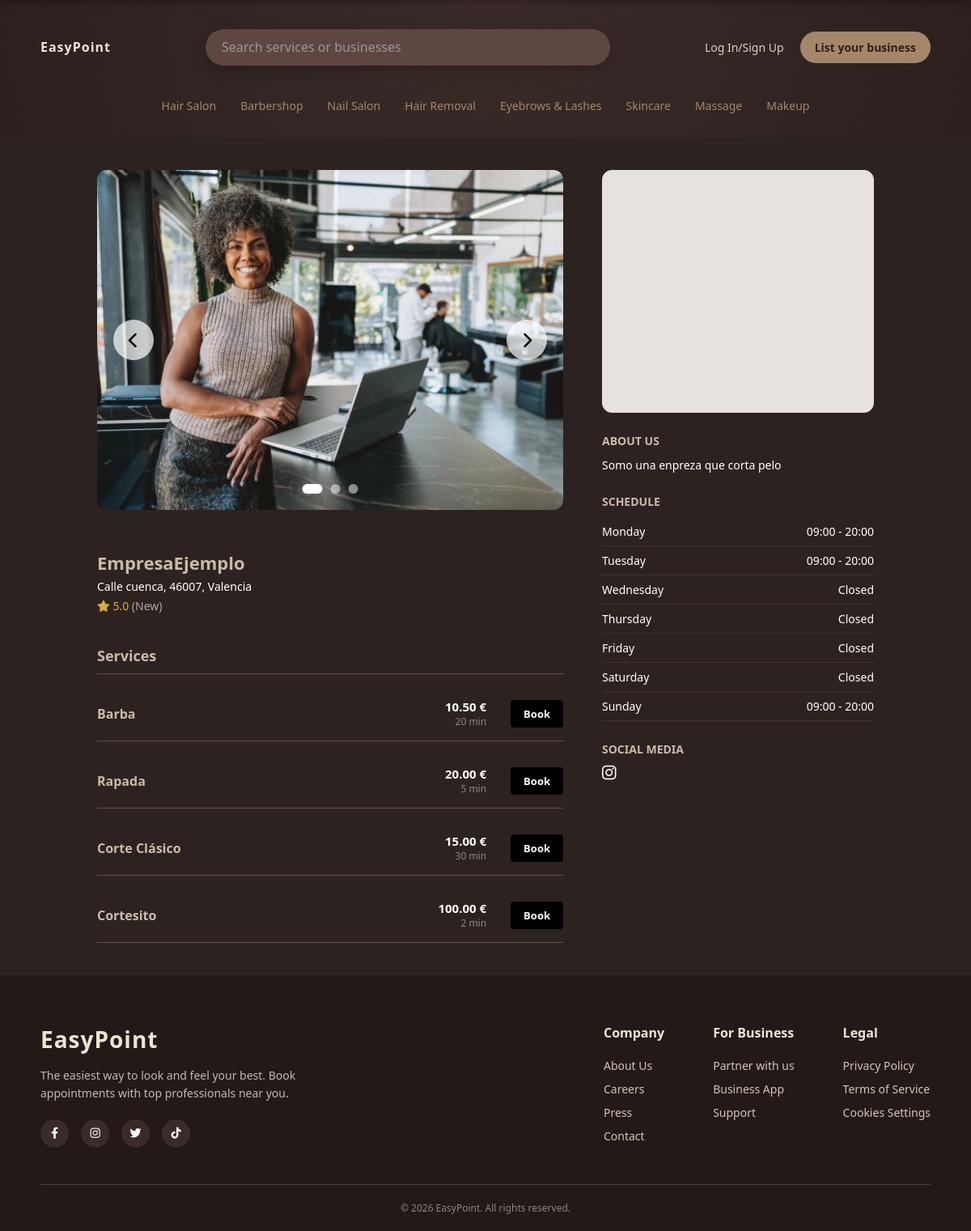
The app's page /index.php?action=view_business&id=61 with its own data.
### tables this page shows
CREATE TABLE `business_gallery` (
  `id` int NOT NULL,
  `business_profile_id` int NOT NULL,
  `image_url` varchar(255) NOT NULL,
  `is_main` tinyint(1) DEFAULT '0'
);

CREATE TABLE `business_profiles` (
  `id` int NOT NULL,
  `user_id` int NOT NULL,
  `description` text,
  `business_type` varchar(50) DEFAULT 'General',
  `logo_url` varchar(255) DEFAULT NULL,
  `banner_url` varchar(255) DEFAULT NULL,
  `opening_hours` json DEFAULT NULL,
  `website` varchar(100) DEFAULT NULL,
  `instagram_link` varchar(255) DEFAULT NULL,
  `facebook_link` varchar(255) DEFAULT NULL,
  `twitter_link` varchar(255) DEFAULT NULL,
  `tiktok_link` varchar(255) DEFAULT NULL,
  `created_at` timestamp NULL DEFAULT CURRENT_TIMESTAMP,
  `updated_at` timestamp NULL DEFAULT CURRENT_TIMESTAMP ON UPDATE CURRENT_TIMESTAMP,
  `is_public` tinyint(1) DEFAULT '0'
);

CREATE TABLE `users` (
  `id` int NOT NULL,
  `username` varchar(50) NOT NULL,
  `email` varchar(100) NOT NULL,
  `password` varchar(255) NOT NULL,
  `role` enum('admin','user','store') DEFAULT 'user',
  `is_confirmed` tinyint(1) DEFAULT '0',
  `token` varchar(100) DEFAULT NULL,
  `created_at` timestamp NULL DEFAULT CURRENT_TIMESTAMP,
  `business_name` varchar(100) DEFAULT NULL,
  `address` varchar(255) DEFAULT NULL,
  `postal_code` varchar(10) DEFAULT NULL,
  `phone` varchar(20) DEFAULT NULL,
  `city` varchar(100) DEFAULT NULL
);

CREATE TABLE `services` (
  `id` int NOT NULL,
  `user_id` int NOT NULL,
  `name` varchar(100) NOT NULL,
  `price` decimal(10,2) NOT NULL,
  `duration` int NOT NULL,
  `created_at` timestamp NULL DEFAULT CURRENT_TIMESTAMP
);

### views/business-service.php (the view, shortened to what the rows shown need)
<?php
require_once __DIR__ . '/../models/Service.php';
require_once __DIR__ . '/../models/user.php';
$storeId = $_GET['id'];
$userModel = new User();
$store = $userModel->getFullProfile($storeId);
$serviceModel = new Service();
$storeServices = $serviceModel->getAllByUserId($storeId);
?>
<!DOCTYPE html>
<html lang="es">
<head>
    <link href="https://cdnjs.cloudflare.com/ajax/libs/font-awesome/6.0.0/css/all.min.css" rel="stylesheet">
    <link rel="stylesheet" href="../public/css/styles-business-service.css">
</head>
<body>
    <header>
        <nav class="navigation-bar">
            <div class="logo"><a href="/index.php">EasyPoint</a></div>
            <div class="search-bar">
                <input type="text" class="search-input" placeholder="Search services or businesses">
            </div>
            <div class="user-menu">
                <?php if (isset($_SESSION['user_id']) && $_SESSION['role'] === 'user'): ?>
                    <a href="../index.php?action=dashboard">
                        <span class="user-link">
                            Welcome, <strong><?php echo htmlspecialchars($_SESSION['username']); ?></strong>
                        </span></a>
                    <a href="#" class="business-button" onclick="openStoreModal(event)">List your business</a>
                    <a href="../index.php?action=logout" class="logout-link">Logout</a>
                <?php else: ?>
                    <a href="../index.php?action=login" class="login-link">Log In/Sign Up</a>
                    <a href="#" class="business-button" onclick="openStoreModal(event)">List your business</a>
                <?php endif; ?>
            </div>
        </nav>
        <ul class="category-list">
                <li><a href="index.php?category=Hair Salon" class="cat-link">Hair Salon</a></li>
                <li><a href="index.php?category=Barbershop" class="cat-link">Barbershop</a></li>
                <li><a href="index.php?category=Nail Salon" class="cat-link">Nail Salon</a></li>
                <li><a href="index.php?category=Hair Removal" class="cat-link">Hair Removal</a></li>
                <li><a href="index.php?category=Eyebrows & Lashes" class="cat-link">Eyebrows & Lashes</a></li>
                <li><a href="index.php?category=Skincare" class="cat-link">Skincare</a></li>
                <li><a href="index.php?category=Massage" class="cat-link">Massage</a></li>
                <li><a href="index.php?category=Makeup" class="cat-link">Makeup</a></li>
            </ul>
    </header>
    <div class="main-container">
<div class="left-panel">
    <div class="gallery-carousel-wrapper">
        <div class="carousel-main">
                    <button class="carousel-control prev" id="btnPrev">
                        <i class="fas fa-chevron-left"></i>
                    </button>
                    <button class="carousel-control next" id="btnNext">
                        <i class="fas fa-chevron-right"></i>
                    </button>
                    <div class="carousel-track" id="carouselTrack">
                        <?php if (!empty($galleryImages)): ?>
                            <?php foreach ($galleryImages as $image): ?>
                                <div class="carousel-slide">
                                    <img src="/public/<?php echo htmlspecialchars($image['image_url']); ?>"
                                         alt="Gallery Image">
                                </div>
                            <?php endforeach; ?>
                        <?php else: ?>
                            <div class="carousel-slide">
                                <img src="../public/assets/images/img-resource-1.jpeg" alt="Default Image">
                            </div>
                        <?php endif; ?>
                    </div>
                    <div class="carousel-dots" id="carouselDots">
                        </div>
                </div>
            </div>
            <div class="business-title">
                <h1><?php echo htmlspecialchars($store['business_name']); ?></h1>
                <p>
                    <?php
                    $parts = [];
                    if (!empty($store['address']))
                        $parts[] = $store['address'];
                    if (!empty($store['postal_code']))
                        $parts[] = $store['postal_code'];
                    if (!empty($store['city']))
                        $parts[] = $store['city'];
                    echo htmlspecialchars(implode(', ', $parts));
                    ?>
                </p>
                <div class="stars">
                    <i class="fas fa-star"></i> 5.0 <span style="color:#b0a8a6">(New)</span>
                </div>
            </div>
            <div>
                <h2 class="section-title">Services</h2>
                <?php if (empty($storeServices)): ?>
                    <p style="color: #888; font-style: italic;">No services listed yet.</p>
                <?php else: ?>
                    <div style="display: flex; flex-direction: column; gap: 15px; margin-top: 15px;">
                        <?php foreach ($storeServices as $service): ?>
                            <div class="service-row"
                                style="display: flex; justify-content: space-between; align-items: center; padding-bottom: 15px;">
                                <h4 style="margin: 0; font-size: 16px; color: #cbbba6; flex: 1;">
                                    <?php echo htmlspecialchars($service['name']); ?>
                                </h4>
                                <div style="display: flex; align-items: center; gap: 15px;">
                                    <div class="service-details" style="text-align: right;">
                                        <span class="price-tag" style="display: block; font-weight: bold; font-size: 15px;">
                                            <?php echo htmlspecialchars($service['price']); ?> €
                                        </span>
                                        <span class="duration-tag" style="font-size: 12px; color: #888;">
                                            <?php echo htmlspecialchars($service['duration']); ?> min
                                        </span>
                                    </div>
                                    <a href="../index.php?action=book&service_id=<?php echo htmlspecialchars($service['id']); ?>&store_id=<?php echo htmlspecialchars($storeId); ?>"
                                        class="book-btn"
                                        style="background-color: #000; color: #fff; border: none; padding: 8px 16px; border-radius: 4px; cursor: pointer; font-size: 13px; text-decoration: none; display: inline-block;">
                                        Book
                                    </a>
                                </div>
                            </div>
                        <?php endforeach; ?>
                    </div>
                <?php endif; ?>
            </div>
        </div>
        <div class="right-panel">
            <div class="map-box"
                style="padding: 0; overflow: hidden; height: 300px; border-radius: 12px; border: 1px solid #e0e0e0;">
                <?php
                $mapParts = [];
                if (!empty($store['address']))
                    $mapParts[] = trim($store['address']);
                if (!empty($store['postal_code']))
                    $mapParts[] = trim($store['postal_code']);
                if (!empty($store['city']))
                    $mapParts[] = trim($store['city']);
                if (!empty($mapParts)) {
                    $addressString = implode(', ', $mapParts) . ", España";
                } else {
                    $addressString = "Valencia, España";
                }
                $encodedAddress = urlencode($addressString);
                ?>
                <iframe width="100%" height="100%" style="border:0;" loading="lazy" allowfullscreen
                    src="https://maps.google.com/maps?q=<?php echo $encodedAddress; ?>&t=&z=15&ie=UTF8&iwloc=&output=embed">
                </iframe>
            </div>
            <div>
                <h3 class="info-header">About Us</h3>
                <p style="font-size: 14px; line-height: 1.5;">
                    <?php echo nl2br(htmlspecialchars($store['description'] ?? 'No description available.')); ?>
                </p>
            </div>
            <div>
                <h3 class="info-header">Schedule</h3>
                <div>
                    <?php
                    $schedule = json_decode($store['opening_hours'] ?? '', true);
                    $orderedDays = ['monday', 'tuesday', 'wednesday', 'thursday', 'friday', 'saturday', 'sunday'];
                    if ($schedule && is_array($schedule)):
                        foreach ($orderedDays as $day):
                            if (isset($schedule[$day])):
                                $dayData = $schedule[$day];
                                $hoursText = "Closed";
                                $isActive = !empty($dayData['active']) && $dayData['active'] == true;
                                if ($isActive) {
                                    $open = $dayData['open'] ?? '';
                                    $close = $dayData['close'] ?? '';
                                    if ($open && $close) {
                                        $hoursText = $open . ' - ' . $close;
                                    }
                                }
                                ?>
                                <div class="schedule-row">
                                    <span><?php echo htmlspecialchars(ucfirst($day)); ?></span>
                                    <span><?php echo htmlspecialchars($hoursText); ?></span>
                                </div>
                                <?php
                            endif;
                        endforeach;
                    else: ?>
                        <p style="font-size: 13px; color: #666;">Schedule not available.</p>
                    <?php endif; ?>
                </div>
            </div>
            <div>
                <h3 class="info-header">Social Media</h3>
                <i class="fab fa-instagram" style="font-size: 20px;"></i>
            </div>
        </div>
    </div>
    <footer class="main-footer">
        <div class="footer-container">
            <div class="footer-brand">
                <h2 class="footer-logo">EasyPoint</h2>
                <p class="footer-desc">The easiest way to look and feel your best. Book appointments with top
                    professionals near you.</p>
                <div class="social-icons">
                    <a href="#"><i class="fa-brands fa-facebook-f"></i></a>
                    <a href="#"><i class="fa-brands fa-instagram"></i></a>
                    <a href="#"><i class="fa-brands fa-twitter"></i></a>
                    <a href="#"><i class="fa-brands fa-tiktok"></i></a>
                </div>
            </div>
            <div class="footer-links-group">
                <div class="footer-column">
                    <h3>Company</h3>
                    <a href="#">About Us</a>
                    <a href="#">Careers</a>
                    <a href="#">Press</a>
                    <a href="#">Contact</a>
                </div>
                <div class="footer-column">
                    <h3>For Business</h3>
                    <a href="#">Partner with us</a>
                    <a href="#">Business App</a>
                    <a href="#">Support</a>
                </div>
                <div class="footer-column">
                    <h3>Legal</h3>
                    <a href="#">Privacy Policy</a>
                    <a href="#">Terms of Service</a>
                    <a href="#">Cookies Settings</a>
                </div>
            </div>
        </div>
        <div class="footer-bottom">
            <p>&copy; 2026 EasyPoint. All rights reserved.</p>
        </div>
    </footer>
</body>
</html>

### records on screen
business_gallery: image_url (picture)
business_profiles: user.business_name "EmpresaEjemplo", description "Somo una enpreza que corta pelo", opening_hours "09:00 - 20:00"
services: name "Barba", price "10.50", duration "20"
services: name "Rapada", price "20.00", duration "5"
services: name "Corte Clásico", price "15.00", duration "30"
services: name "Cortesito", price "100.00", duration "2"

### other values on screen
implode(', ', $parts) "Calle cuenca, 46007, Valencia"
$day "Monday"
$day "Tuesday"
$day "Wednesday"
$hoursText "Closed"
$day "Thursday"
$day "Friday"
$day "Saturday"
$day "Sunday"
